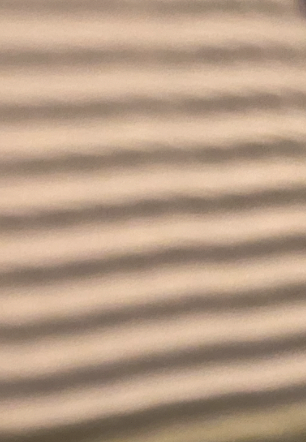
#> input picture msteam_wave.png, 306 x 442 px, found by its file name
$ python WaveDetection_test.py
#> lines starting #> are read from the running program, lines starting #| are printed output that depends on the picture; after the words box and inside, x2 and y2 are one past the last pixel; in counts of white or black regions, pixels touching at a corner belong together
import cv2
import numpy as np

img = cv2.imread("project\msteam_wave.png")
#> img is the input picture: shape (442, 306, 3); mean B, G, R 134.2, 156.6, 182.9

img = cv2.resize(img,(300,300))
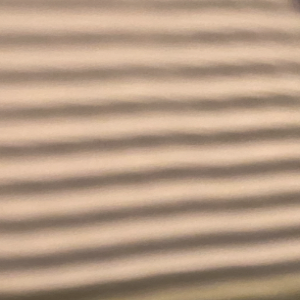
#> img: shape (300, 300, 3); mean B, G, R 134.1, 156.5, 182.8
img1 = cv2.resize(img,(300,300))
cv2.imshow('Original',img1)

gray = cv2.cvtColor(img, cv2.COLOR_BGR2GRAY)
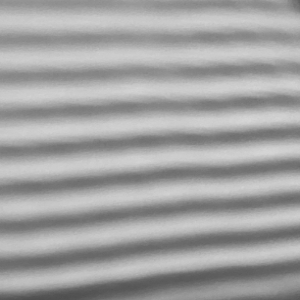
#> gray: shape (300, 300); min 78, max 214, mean 161.8
gray_blur = cv2.GaussianBlur (gray, (3, 3),0)

_,thresh = cv2.threshold(gray_blur, 170, 255, cv2.THRESH_BINARY)
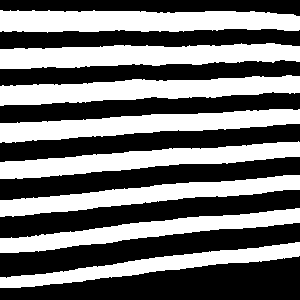
#> thresh: shape (300, 300); 45.2% white; 8 white regions
cv2.imshow('thresh',thresh)

result = img.copy()

contours, hierachy = cv2.findContours(thresh,cv2.RETR_EXTERNAL,cv2.CHAIN_APPROX_NONE)
#> contours = 8 contours; box (x1, y1, x2, y2) and area: (0, 10, 300, 33) 5456, (0, 43, 300, 69) 5318, (0, 75, 300, 106) 5208, (0, 109, 300, 143) 4968, (0, 141, 300, 179) 4777, (0, 175, 300, 217) 4482, (0, 208, 300, 253) 4252, (0, 242, 300, 288) 3714
image = cv2.drawContours(img, contours, -1, (0, 255, 0), 2)
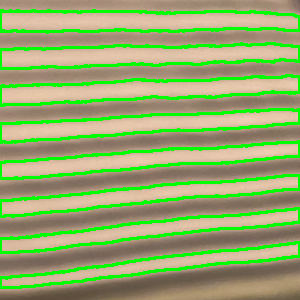
#> image: shape (300, 300, 3); mean B, G, R 108.6, 171.8, 148.1
cv2.imshow('CONTOUR',image)

y_avg= []
for cnt in contours:
    areas = cv2.contourArea(cnt)
    if areas<500 :
        continue

    rect = cv2.minAreaRect(cnt)
    box = cv2.boxPoints(rect)
    box = np.int0(box)

    x1 = (box[0][0] + box[3][0]) // 2
    y1 = (box[0][1] + box[3][1]) // 2
    x2 = (box[1][0] + box[2][0]) // 2
    y2 = (box[1][1] + box[2][1]) // 2

    cv2.line(result, (x1,y1), (x2,y2), (255,0,0), 2)

    cv2.circle(result,(int((x1+x2)/2),int((y1+y2)/2)),1,(0,0,255),1)
   # print(int((y1+y2)/2))
    y_avg.append(int((y1+y2)/2))
#> this loop made 8 passes
#> (areas, rect, box, x1, y1, x2, y2) on passes 1 to 6: (3713.5, ((149.6, 265.5), (302.1, 15.75), -6.38), [[0, 290], [-1, 274], [298, 240], [300, 256]], 150, 273, 148, 257), (4252, ((149.5, 229.8), (302, 17.87), -6.23), [[0, 255], [-1, 237], [298, 204], [300, 222]], 150, 238, 148, 220), (4482, ((149.4, 194.3), (301.5, 18.21), -5.26), [[0, 217], [-1, 199], [298, 171], [300, 189]], 150, 203, 148, 185), (4777, ((149.4, 159.1), (300.9, 19.29), -4.28), [[0, 179], [-1, 160], [298, 138], [300, 157]], 150, 168, 148, 149), (4968.5, ((149.4, 124), (300.4, 19.86), -3.41), [[0, 142], [-1, 123], [298, 105], [299, 125]], 149, 133, 148, 114), (5207.5, ((149.4, 88.96), (299.9, 21.3), -2.29), [[0, 105], [0, 84], [298, 72], [299, 93]], 149, 99, 149, 78)
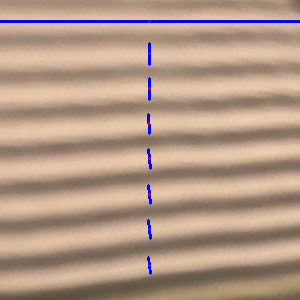
#> result: shape (300, 300, 3); 1.48% of pixels changed, all inside (x1, y1, x2, y2) = (0, 20, 300, 275)
#> after the loop, y_avg = [265, 229, 194, 158, 123, 88, 53, 21]
print('---------------------')
print('Average Y :',y_avg)
#| Average Y : [265, 229, 194, 158, 123, 88, 53, 21]

y_differcence = []
for n in range(len(y_avg)):
    # print(n)
    # print(y1_avg[n-1]-y1_avg[n]) # distance between dots
    y_differcence.append(y_avg[n-1]-y_avg[n])
#> this loop made 8 passes
#> after the loop, y_differcence = [-244, 36, 35, 36, 35, 35, 35, 32]
y_differcence.pop(0)
distance_ = y_differcence
#> distance_ = [36, 35, 36, 35, 35, 35, 32]
print('Y value difference :',distance_)
#| Y value difference : [36, 35, 36, 35, 35, 35, 32]
a = sum(distance_) / len(distance_)
#> a = 34.86
b = round(a,2)
#> b = 34.86
c = round(b*0.0264583333*10,2) # MM
#> c = 9.22

print('Ramda : ',b,'pixel')
#| Ramda :  34.86 pixel
print('Ramda : ',c,'MM')
#| Ramda :  9.22 MM
print('---------------------')

cv2.putText(result,'Ramda(MM) :',(100,290),cv2.FONT_HERSHEY_DUPLEX,0.5,(255,255,255),1)
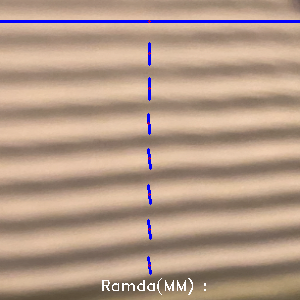
#> result: shape (300, 300, 3); 0.41% of pixels changed, all inside (x1, y1, x2, y2) = (102, 278, 206, 295)
cv2.putText(result,str(c),(220,290),cv2.FONT_HERSHEY_DUPLEX,0.5,(255,255,255),1)
#> result: shape (300, 300, 3); 0.12% of pixels changed, all inside (x1, y1, x2, y2) = (222, 280, 255, 291)

cv2.imshow("RESULT", result)
cv2.waitKey(0)
cv2.destroyAllWindows()
